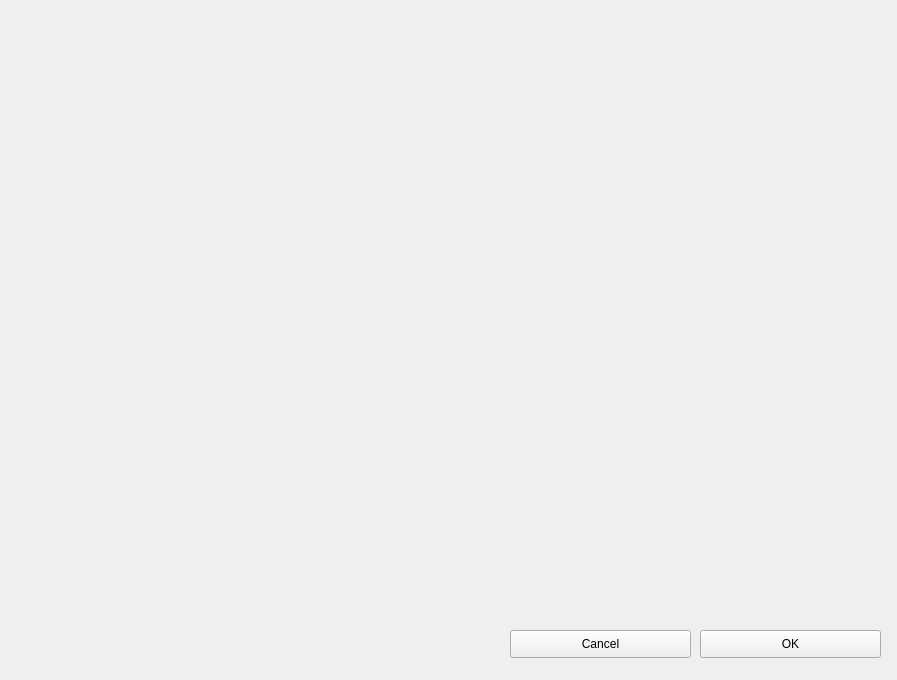
<?xml version="1.0" encoding="UTF-8"?>
<ui version="4.0">
 <class>frmManagePhotos</class>
 <widget class="QWidget" name="frmManagePhotos">
  <property name="geometry">
   <rect>
    <x>0</x>
    <y>0</y>
    <width>897</width>
    <height>680</height>
   </rect>
  </property>
  <property name="sizePolicy">
   <sizepolicy hsizetype="Preferred" vsizetype="Preferred">
    <horstretch>0</horstretch>
    <verstretch>0</verstretch>
   </sizepolicy>
  </property>
  <property name="minimumSize">
   <size>
    <width>200</width>
    <height>300</height>
   </size>
  </property>
  <property name="sizeIncrement">
   <size>
    <width>0</width>
    <height>0</height>
   </size>
  </property>
  <property name="windowTitle">
   <string>Species Report</string>
  </property>
  <property name="windowIcon">
   <iconset resource="icons.qrc">
    <normaloff>:/icon_bird.png</normaloff>:/icon_bird.png</iconset>
  </property>
  <widget class="QScrollArea" name="scrollArea">
   <property name="geometry">
    <rect>
     <x>0</x>
     <y>10</y>
     <width>891</width>
     <height>601</height>
    </rect>
   </property>
   <property name="sizePolicy">
    <sizepolicy hsizetype="Expanding" vsizetype="Expanding">
     <horstretch>0</horstretch>
     <verstretch>0</verstretch>
    </sizepolicy>
   </property>
   <property name="frameShape">
    <enum>QFrame::NoFrame</enum>
   </property>
   <property name="frameShadow">
    <enum>QFrame::Plain</enum>
   </property>
   <property name="lineWidth">
    <number>0</number>
   </property>
   <property name="widgetResizable">
    <bool>true</bool>
   </property>
   <widget class="QWidget" name="layLists">
    <property name="geometry">
     <rect>
      <x>0</x>
      <y>0</y>
      <width>891</width>
      <height>601</height>
     </rect>
    </property>
    <property name="sizePolicy">
     <sizepolicy hsizetype="Expanding" vsizetype="Expanding">
      <horstretch>0</horstretch>
      <verstretch>0</verstretch>
     </sizepolicy>
    </property>
    <layout class="QVBoxLayout" name="verticalLayout_3">
     <property name="spacing">
      <number>4</number>
     </property>
     <property name="leftMargin">
      <number>5</number>
     </property>
     <property name="topMargin">
      <number>5</number>
     </property>
     <property name="rightMargin">
      <number>5</number>
     </property>
     <property name="bottomMargin">
      <number>5</number>
     </property>
     <item>
      <layout class="QGridLayout" name="gridPhotos">
       <property name="sizeConstraint">
        <enum>QLayout::SetNoConstraint</enum>
       </property>
      </layout>
     </item>
    </layout>
   </widget>
  </widget>
  <widget class="QPushButton" name="btnSavePhotoSettings">
   <property name="geometry">
    <rect>
     <x>700</x>
     <y>630</y>
     <width>181</width>
     <height>28</height>
    </rect>
   </property>
   <property name="text">
    <string>OK</string>
   </property>
  </widget>
  <widget class="QPushButton" name="btnCancel">
   <property name="geometry">
    <rect>
     <x>510</x>
     <y>630</y>
     <width>181</width>
     <height>28</height>
    </rect>
   </property>
   <property name="text">
    <string>Cancel</string>
   </property>
  </widget>
  <action name="actionSetDateFilter">
   <property name="text">
    <string>Set Filter to Date</string>
   </property>
  </action>
  <action name="actionSetLocationFilter">
   <property name="text">
    <string>Set Filter to Location</string>
   </property>
  </action>
  <action name="actionSetFirstDateFilter">
   <property name="text">
    <string>Set Filter to &quot;First&quot; Date</string>
   </property>
  </action>
  <action name="actionSetLastDateFilter">
   <property name="text">
    <string>Set Filter to &quot;Last&quot; Date</string>
   </property>
  </action>
  <action name="actionSetSpeciesFilter">
   <property name="text">
    <string>Set Filter to Species</string>
   </property>
  </action>
  <action name="actionSetCountryFilter">
   <property name="text">
    <string>Set Filter to Country</string>
   </property>
  </action>
  <action name="actionSetStateFilter">
   <property name="text">
    <string>Set Filter to State</string>
   </property>
  </action>
  <action name="actionSetCountyFilter">
   <property name="text">
    <string>Set Filter to County</string>
   </property>
  </action>
 </widget>
 <resources>
  <include location="icons.qrc"/>
 </resources>
 <connections/>
</ui>
